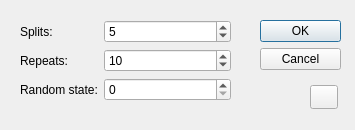
<?xml version="1.0" encoding="UTF-8"?>
<ui version="4.0">
 <class>CrossValidation</class>
 <widget class="QDialog" name="CrossValidation">
  <property name="geometry">
   <rect>
    <x>0</x>
    <y>0</y>
    <width>355</width>
    <height>130</height>
   </rect>
  </property>
  <property name="windowTitle">
   <string>Cross Validation</string>
  </property>
  <property name="windowIcon">
   <iconset>
    <normaloff>../feather/award.svg</normaloff>../feather/award.svg</iconset>
  </property>
  <widget class="QDialogButtonBox" name="buttonBox">
   <property name="geometry">
    <rect>
     <x>260</x>
     <y>20</y>
     <width>81</width>
     <height>241</height>
    </rect>
   </property>
   <property name="orientation">
    <enum>Qt::Vertical</enum>
   </property>
   <property name="standardButtons">
    <set>QDialogButtonBox::Cancel|QDialogButtonBox::Ok</set>
   </property>
  </widget>
  <widget class="QWidget" name="formLayoutWidget">
   <property name="geometry">
    <rect>
     <x>20</x>
     <y>20</y>
     <width>211</width>
     <height>91</height>
    </rect>
   </property>
   <layout class="QFormLayout" name="formLayout">
    <item row="0" column="0">
     <widget class="QLabel" name="label">
      <property name="text">
       <string>Splits:</string>
      </property>
     </widget>
    </item>
    <item row="0" column="1">
     <widget class="QSpinBox" name="spinBox_1">
      <property name="value">
       <number>5</number>
      </property>
     </widget>
    </item>
    <item row="1" column="0">
     <widget class="QLabel" name="label_2">
      <property name="text">
       <string>Repeats:</string>
      </property>
     </widget>
    </item>
    <item row="1" column="1">
     <widget class="QSpinBox" name="spinBox_2">
      <property name="value">
       <number>10</number>
      </property>
     </widget>
    </item>
    <item row="2" column="0">
     <widget class="QLabel" name="label_3">
      <property name="text">
       <string>Random state:</string>
      </property>
     </widget>
    </item>
    <item row="2" column="1">
     <widget class="QSpinBox" name="spinBox_3"/>
    </item>
   </layout>
  </widget>
  <widget class="QPushButton" name="pushButton">
   <property name="geometry">
    <rect>
     <x>310</x>
     <y>85</y>
     <width>28</width>
     <height>24</height>
    </rect>
   </property>
   <property name="text">
    <string/>
   </property>
   <property name="icon">
    <iconset>
     <normaloff>../../New folder/ease_ML/feather/help-circle.svg</normaloff>
     <normalon>../feather/help-circle.svg</normalon>../../New folder/ease_ML/feather/help-circle.svg</iconset>
   </property>
  </widget>
 </widget>
 <resources/>
 <connections>
  <connection>
   <sender>buttonBox</sender>
   <signal>accepted()</signal>
   <receiver>CrossValidation</receiver>
   <slot>accept()</slot>
   <hints>
    <hint type="sourcelabel">
     <x>248</x>
     <y>254</y>
    </hint>
    <hint type="destinationlabel">
     <x>157</x>
     <y>274</y>
    </hint>
   </hints>
  </connection>
  <connection>
   <sender>buttonBox</sender>
   <signal>rejected()</signal>
   <receiver>CrossValidation</receiver>
   <slot>reject()</slot>
   <hints>
    <hint type="sourcelabel">
     <x>316</x>
     <y>260</y>
    </hint>
    <hint type="destinationlabel">
     <x>286</x>
     <y>274</y>
    </hint>
   </hints>
  </connection>
 </connections>
</ui>
